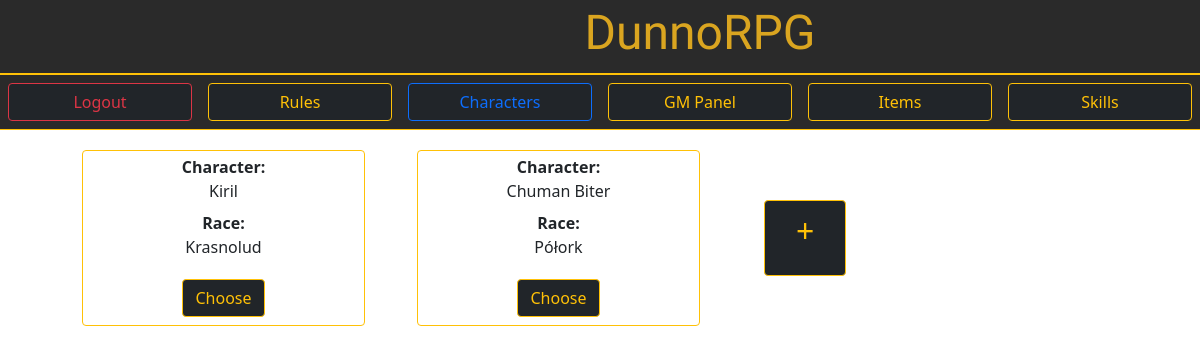
The app's page /dunnorpg/ (signed in), older data.
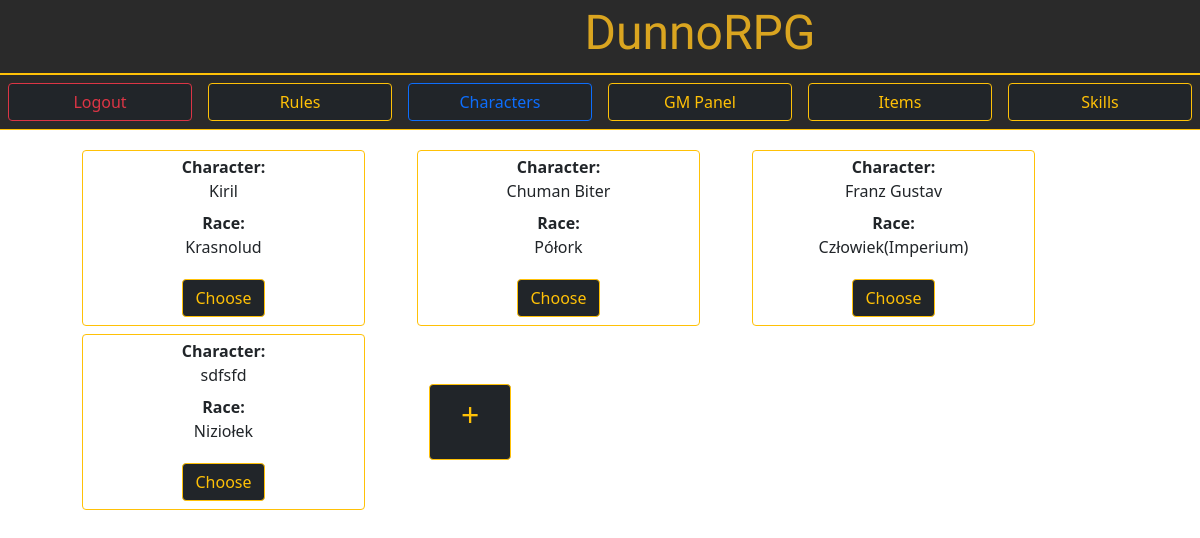
The same page, newer data.
### DunnoRPG/models.py (models this page shows, shortened)
class Character(models.Model):
    owner = models.CharField(max_length=100)
    name = models.CharField(max_length=50)
    race = models.CharField(max_length=30)
    size = models.CharField(max_length=2)
    HP = models.IntegerField()
    fullHP = models.IntegerField(null=True)
    Helmet = models.CharField(max_length=50, blank=True)
    Torso = models.CharField(max_length=50, blank=True)
    Gloves = models.CharField(max_length=50, blank=True)
    Boots = models.CharField(max_length=50, blank=True)
    LeftHand = models.CharField(max_length=50, blank=True)
    RightHand = models.CharField(max_length=50, blank=True)
    Side = models.CharField(max_length=50, blank=True)
    INT = models.IntegerField()
    SIŁ = models.IntegerField()
    ZRE = models.IntegerField()
    CHAR = models.IntegerField()
    CEL = models.IntegerField()
    points_left = models.IntegerField(null=True)
    weaponBonus = models.IntegerField(null=True)
    preferredWeapons = models.TextField(blank=True)
    unlikedWeapons = models.TextField(blank=True)

### DunnoRPG/views.py (the view)
# urls.py: path('', views.charGET.as_view(), name = "home"),
class charGET(APIView):
    serializer_class = CharacterSerializer
    template_name = 'home.html'
    renderer_classes = [TemplateHTMLRenderer]
    def get(self, request):
        avaible_characters = models.Character.objects.all().filter(owner=self.request.user)
        serializer = self.serializer_class(avaible_characters, many=True)
        serialized_data = serializer.data
        context = {
            'characters': serialized_data,
            'characters_count': len(serialized_data)
        }
        return Response(context)

### DunnoRPG/templates/home.html (shortened to what this page needs)
{% extends 'master.html' %}
{% block content %}
{% if user.is_authenticated %}
  {% include 'top_bar.html' %}
  <div class="container card-body">
    <div class="row">
        {% for character in characters %}
        <div class="col-3 ms-5 m-1 p-1 border border-warning bg-gray c-gold rounded text-center">
          <dl>
            <dt>Character:</dt>
              <dd>{{ character.name }}</dd>
            <dt>Race:</dt>
            <dd>{{ character.race }}</dd>
          </dl>
          <a class="btn btn-dark btn-outline-warning m-1" href="{% url 'character_detail' character.id %}">Choose</a>
      </div>
        {% endfor %}
        {% if characters_count > 0 %}
        <div class="col-2 d-flex align-items-center m-3 ms-5">
          {% if characters_count|divisibleby:"3" %}
            <a class="ms-6 mt-2 btn btn-dark btn-outline-warning w-100 h-100 fs-2" href="{% url 'character_add' %}">+</a>
          {% else %}
            <a class="ms-6 btn btn-dark btn-outline-warning w-50 h-50 fs-2" href="{% url 'character_add' %}">+</a>
          {% endif %}
        </div>
        {% endif %}
      <div class="col-4"></div>
    </div>
  </div>
{% endif %}
{% endblock  %}

Row changes from the older to the newer data that the page shows:
added Character: name "Franz Gustav", race "Człowiek(Imperium)"
added Character: name "sdfsfd", race "Niziołek"
Text that changed along with them:
new list line: "Character: Race: Choose"
